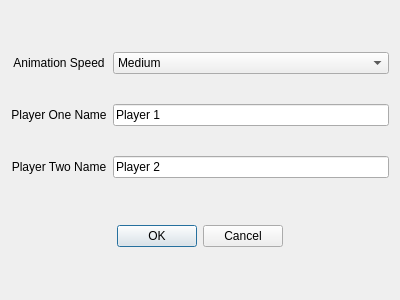
<?xml version="1.0" encoding="UTF-8"?>
<ui version="4.0">
 <class>SettingsDialog</class>
 <widget class="QDialog" name="SettingsDialog">
  <property name="geometry">
   <rect>
    <x>0</x>
    <y>0</y>
    <width>400</width>
    <height>300</height>
   </rect>
  </property>
  <property name="windowTitle">
   <string>Settings</string>
  </property>
  <layout class="QVBoxLayout" name="verticalLayout">
   <item>
    <layout class="QGridLayout" name="gridLayout">
     <property name="verticalSpacing">
      <number>30</number>
     </property>
     <item row="1" column="0">
      <widget class="QLabel" name="labelPlayerOneName">
       <property name="text">
        <string>Player One Name</string>
       </property>
       <property name="alignment">
        <set>Qt::AlignCenter</set>
       </property>
      </widget>
     </item>
     <item row="2" column="0">
      <widget class="QLabel" name="labelPlayerTwoName">
       <property name="text">
        <string>Player Two Name</string>
       </property>
       <property name="alignment">
        <set>Qt::AlignCenter</set>
       </property>
      </widget>
     </item>
     <item row="2" column="1">
      <widget class="QLineEdit" name="lineEditPlayerTwoName">
       <property name="text">
        <string>Player 2</string>
       </property>
      </widget>
     </item>
     <item row="1" column="1">
      <widget class="QLineEdit" name="lineEditPlayerOneName">
       <property name="text">
        <string>Player 1</string>
       </property>
      </widget>
     </item>
     <item row="0" column="0">
      <widget class="QLabel" name="labelAnimationSpeed">
       <property name="text">
        <string>Animation Speed</string>
       </property>
       <property name="alignment">
        <set>Qt::AlignCenter</set>
       </property>
      </widget>
     </item>
     <item row="0" column="1">
      <widget class="QComboBox" name="comboBoxAnimationSpeed">
       <property name="currentText">
        <string>Medium</string>
       </property>
       <property name="currentIndex">
        <number>2</number>
       </property>
       <property name="maxVisibleItems">
        <number>10</number>
       </property>
       <item>
        <property name="text">
         <string>Very Slow</string>
        </property>
       </item>
       <item>
        <property name="text">
         <string>Slow</string>
        </property>
       </item>
       <item>
        <property name="text">
         <string>Medium</string>
        </property>
       </item>
       <item>
        <property name="text">
         <string>Fast</string>
        </property>
       </item>
       <item>
        <property name="text">
         <string>Very Fast</string>
        </property>
       </item>
       <item>
        <property name="text">
         <string>Instant</string>
        </property>
       </item>
      </widget>
     </item>
    </layout>
   </item>
   <item>
    <widget class="QDialogButtonBox" name="buttonBox">
     <property name="orientation">
      <enum>Qt::Horizontal</enum>
     </property>
     <property name="standardButtons">
      <set>QDialogButtonBox::Cancel|QDialogButtonBox::Ok</set>
     </property>
     <property name="centerButtons">
      <bool>true</bool>
     </property>
    </widget>
   </item>
  </layout>
 </widget>
 <resources/>
 <connections>
  <connection>
   <sender>buttonBox</sender>
   <signal>accepted()</signal>
   <receiver>SettingsDialog</receiver>
   <slot>accept()</slot>
   <hints>
    <hint type="sourcelabel">
     <x>248</x>
     <y>254</y>
    </hint>
    <hint type="destinationlabel">
     <x>157</x>
     <y>274</y>
    </hint>
   </hints>
  </connection>
  <connection>
   <sender>buttonBox</sender>
   <signal>rejected()</signal>
   <receiver>SettingsDialog</receiver>
   <slot>reject()</slot>
   <hints>
    <hint type="sourcelabel">
     <x>316</x>
     <y>260</y>
    </hint>
    <hint type="destinationlabel">
     <x>286</x>
     <y>274</y>
    </hint>
   </hints>
  </connection>
 </connections>
</ui>
